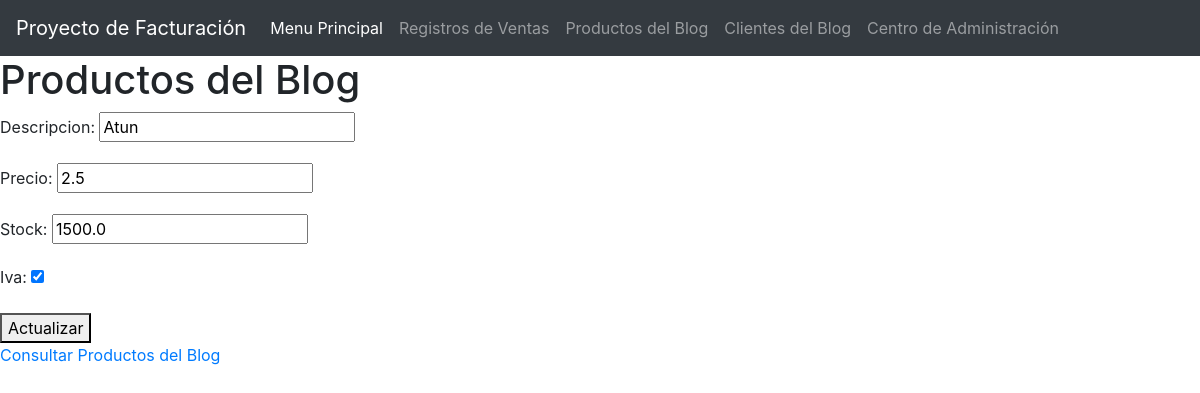
/editarproducto/2/, run on the app's committed database.
### Factura/models.py (models this page shows, shortened)
class Producto(models.Model):
    descripcion = models.CharField(max_length=100, blank=False, null=False)
    precio = models.FloatField(default=0)
    stock = models.FloatField(default=0)
    iva = models.BooleanField(default=True)
    creacion = models.DateTimeField(
        auto_now_add=True, verbose_name="Fecha Creacion",null= True)
    modificacion = models.DateTimeField(
        auto_now=True, verbose_name="Fecha Modificacion", null= True)
    class Meta:
        verbose_name = 'Producto'
        verbose_name_plural = 'Productos'
        ordering = ['-creacion']

### Factura/views.py (the view)
# urls.py: path('editarproducto/<int:id>/', editarProducto, name='editarproducto'),
def editarProducto(request, id):
    opciones = {'Menu': 'Menu Principal',
                'Ventas': 'Registros de Ventas',
                'Producto': 'Productos del Blog',
                'Cliente': 'Clientes del Blog',
                'Administracion': 'Centro de Administración',
                'Accion': 'Actualizar'}
    producto = Producto.objects.get(id=id)
    if request.method == 'GET':
        form = ProductoForm(instance=producto)
        opciones['form'] = form
    else:
        form = ProductoForm(request.POST, instance=producto)
        if form.is_valid():
            form.save()
            return redirect('listarproducto')
    return render(request, 'producto.html', opciones)

### Factura/forms.py
class ProductoForm(forms.ModelForm):
    class Meta:
        model = Producto
        fields = ('descripcion', 'precio', 'stock', 'iva')
        label = {'descripcion': 'Descripción', 'precio': 'Precio', 'stock': 'Stock de Productos', 'iva': 'IVA'}

### templates/producto.html (shortened to what this page needs)
<!DOCTYPE html>
<html lang="en">
<head>
    {% load static %}
    <link href="{% static 'bootstrap/css/bootstrap.min.css' %}" rel="stylesheet">
    <nav class= "navbar navbar-expand-lg navbar-dark bg-dark">
        <a class="navbar-brand" >Proyecto de Facturación</a>
        <div class="collapse navbar-collapse" id="navbarNav">
            <ul class="navbar-nav">
                <l1 class="nav-item active">
                    <a class="nav-link" href='/'>{{ Menu}}<span class="sr-only">(current)</span></a>
                </l1>
                <l1 class="nav-item">
                    <a class="nav-link" href='/listarfactura'>{{ Ventas }}</a>
                </l1>
                <l1 class="nav-item">
                    <a class="nav-link" href='/listarproducto'>{{ Producto }}</a>
                </l1>
                <l1 class="nav-item">
                    <a class="nav-link" href='/listarcliente'>{{ Cliente }}</a>
                </l1>
                <l1 class="nav-item">
                    <a class="nav-link" href='/admin'>{{ Administracion }}</a>
                </l1>
            </ul>
        </div>
    </nav>
</head>
<body>
    <h1>{{Producto}}</h1>
    <form action="" method="post">
        {{ form.as_p }}
        <button type="submit">{{Accion}}</button>
    </form>
    <l1><a href='/admin/Factura/producto/'>Consultar {{Producto }}</a></l1>
</body>
</html>

### data on the page
Producto: descripcion "Atun", precio "2.5", stock "1500.0", iva "☑"

### other printed values
{{ Menu }} "Menu Principal"
{{ Ventas }} "Registros de Ventas"
{{ Producto }} "Productos del Blog"
{{ Cliente }} "Clientes del Blog"
{{ Administracion }} "Centro de Administración"
{{ Accion }} "Actualizar"
